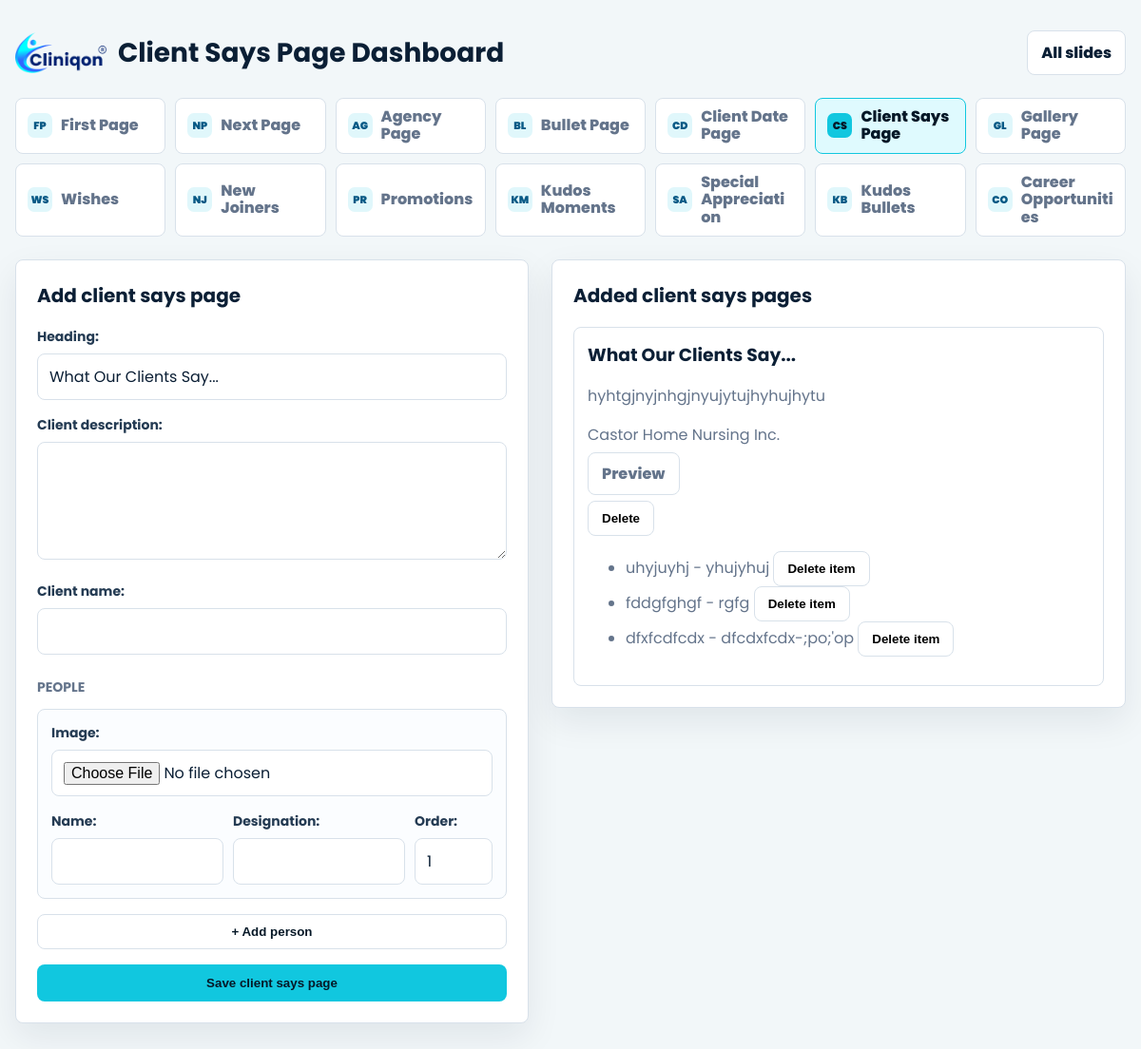
Page /client-says-page/ on the earlier database version.
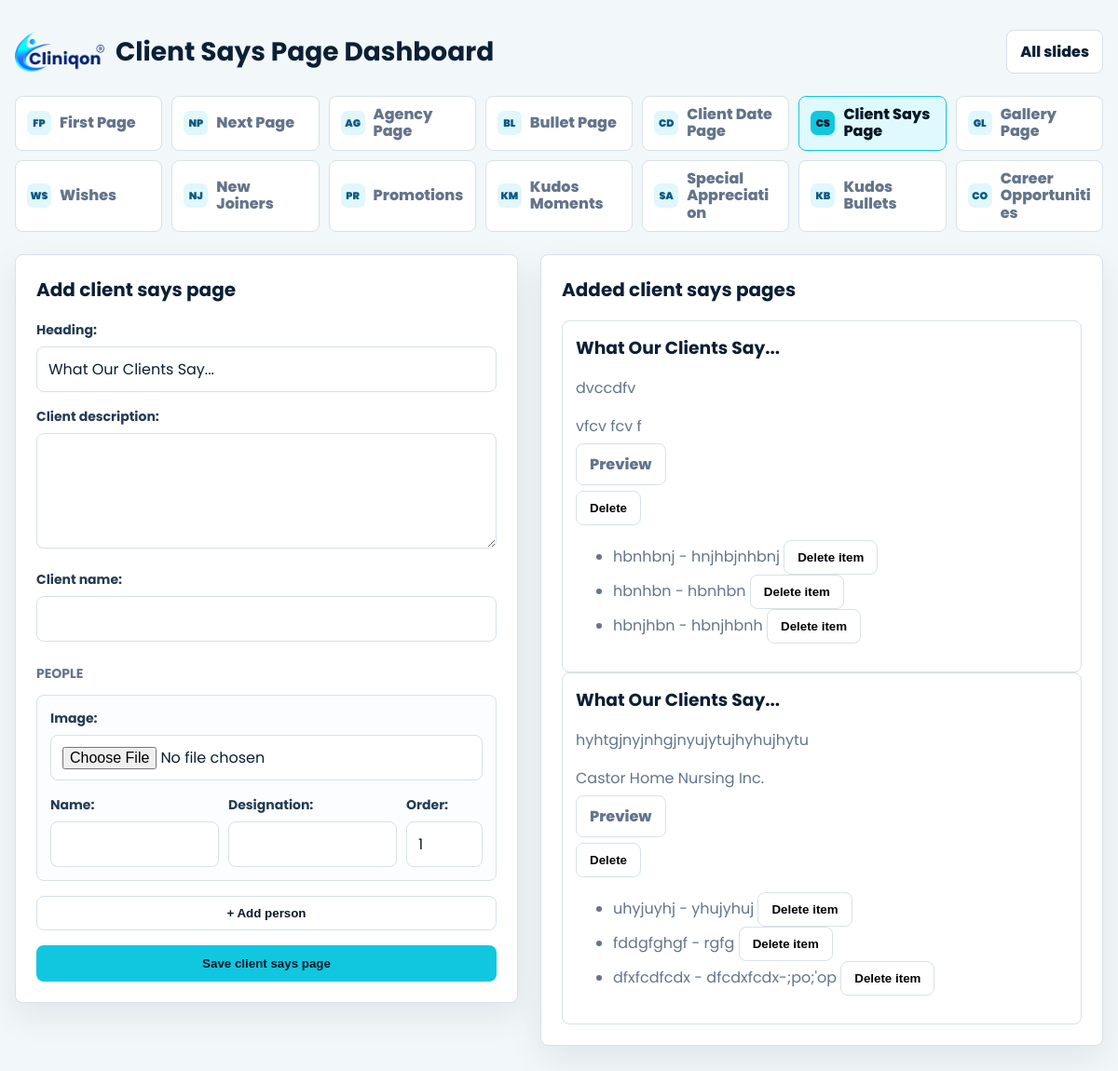
Same page on the later database version.
### decks/models.py (models this page shows, shortened)
class ClientSaysPage(models.Model):
    heading = models.CharField(max_length=200, default="What Our Clients Say...")
    client_description = models.TextField()
    client_name = models.CharField(max_length=200, help_text="Client or agency name shown under the quote.")
    created_at = models.DateTimeField(auto_now_add=True)
    class Meta:
        ordering = ["-created_at"]
        verbose_name = "client says page"
        verbose_name_plural = "client says pages"

class ClientSaysPerson(models.Model):
    page = models.ForeignKey(ClientSaysPage, related_name="people", on_delete=models.CASCADE)
    image = models.ImageField(upload_to="client_says/")
    name = models.CharField(max_length=200)
    designation = models.CharField(max_length=200)
    order = models.PositiveSmallIntegerField(default=1)
    class Meta:
        ordering = ["order"]
        verbose_name = "client says person"
        verbose_name_plural = "client says people"

### decks/views.py (the view)
# urls.py: path("client-says-page/", views.client_says_page_dashboard, name="client_says_page_dashboard"),
def client_says_page_dashboard(request):
    page = None
    if request.method == "POST":
        form = ClientSaysPageForm(request.POST)
        if form.is_valid():
            page = form.save()
            seen_people = []
            ids = request.POST.getlist("person_id")
            names = request.POST.getlist("person_name")
            designations = request.POST.getlist("person_designation")
            orders = request.POST.getlist("person_order")
            for index, name in enumerate(names, start=1):
                person_name = name.strip()
                designation = designations[index - 1].strip() if index - 1 < len(designations) else ""
                order = orders[index - 1] if index - 1 < len(orders) else index
                person_id = ids[index - 1] if index - 1 < len(ids) else ""
                image = request.FILES.get(f"person_image_{index}")
                if not person_name or not designation:
                    continue
                person = ClientSaysPerson(page=page)
                person.name = person_name
                person.designation = designation
                person.order = order or index
                if image:
                    person.image = image
                if person.image:
                    person.save()
                    seen_people.append(person.pk)
            return redirect("client_says_page_dashboard")
    else:
        form = ClientSaysPageForm()
    says_pages = ClientSaysPage.objects.prefetch_related("people").all()
    return render(
        request,
        "decks/client_says_page_dashboard.html",
        {
            "form": form,
            "page": page,
            "says_pages": says_pages,
            "active_menu": "client_says",
        },
    )

### decks/forms.py
class ClientSaysPageForm(forms.ModelForm):
    class Meta:
        model = ClientSaysPage
        fields = ["heading", "client_description", "client_name"]
        widgets = {
            "client_description": forms.Textarea(attrs={"rows": 4}),
        }

### decks/templates/decks/client_says_page_dashboard.html (shortened to what the changed rows need)
{% load static %}
<!DOCTYPE html>
<html lang="en">
<head>
</head>
<body>
    <main class="shell">
        {% include "decks/includes/dashboard_menu.html" with dashboard_title="Client Says Page Dashboard" %}
        <div class="layout">
            <section class="panel">
                <h2 class="form-title">Add client says page</h2>
                <form method="post" enctype="multipart/form-data">
                    {% for field in form %}
                        <div class="field">
                            {{ field.label_tag }}
                            {{ field }}
                        </div>
                    {% endfor %}
                </form>
            </section>
            <section class="panel">
                <h2 class="preview-title">Added client says pages</h2>
                {% for says_page in says_pages %}
                    <article class="preview-item">
                        <h3>{{ says_page.heading }}</h3>
                        <p>{{ says_page.client_description }}</p>
                        <p>{{ says_page.client_name }}</p>
                        <p><a class="view-link" href="{% url 'client_says_page_view_detail' says_page.id %}">Preview</a></p>
                        <form method="post" action="{% url 'delete_page_item' 'client-says' says_page.id %}" onsubmit="return confirm('Delete this saved slide?');">
                            <button class="view-link" type="submit">Delete</button>
                        </form>
                        <ul>
                            {% for person in says_page.people.all %}
                                <li>
                                    {{ person.name }} - {{ person.designation }}
                                    <form method="post" action="{% url 'delete_child_item' 'client-says-person' person.id %}" style="display:inline;" onsubmit="return confirm('Delete this person?');">
                                        <button class="view-link" type="submit">Delete item</button>
                                    </form>
                                </li>
                            {% endfor %}
                        </ul>
                    </article>
                {% empty %}
                    <p>No client says page items added yet.</p>
                {% endfor %}
            </section>
        </div>
    </main>
</body>
</html>

Differences in the rows shown:
added ClientSaysPage: heading "What Our Clients Say...", client_description "dvccdfv", client_name "vfcv fcv f"
added ClientSaysPerson: name "hbnhbnj", designation "hnjhbjnhbnj", shown under "What Our Clients Say..."
added ClientSaysPerson: name "hbnhbn", designation "hbnhbn", shown under "What Our Clients Say..."
added ClientSaysPerson: name "hbnjhbn", designation "hbnjhbnh", shown under "What Our Clients Say..."
